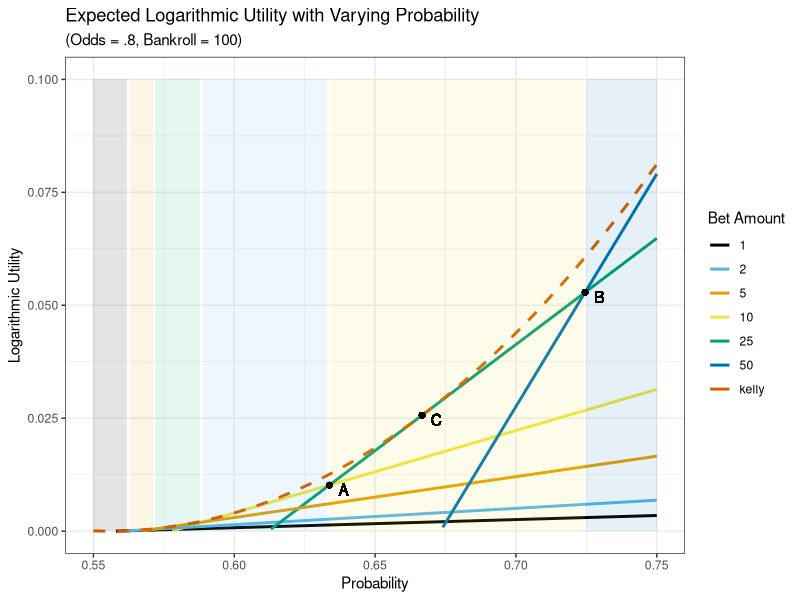
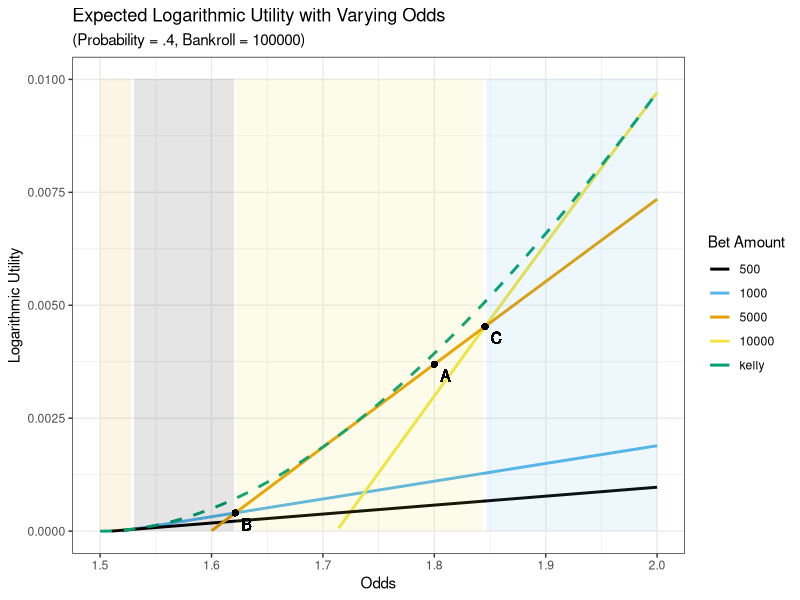
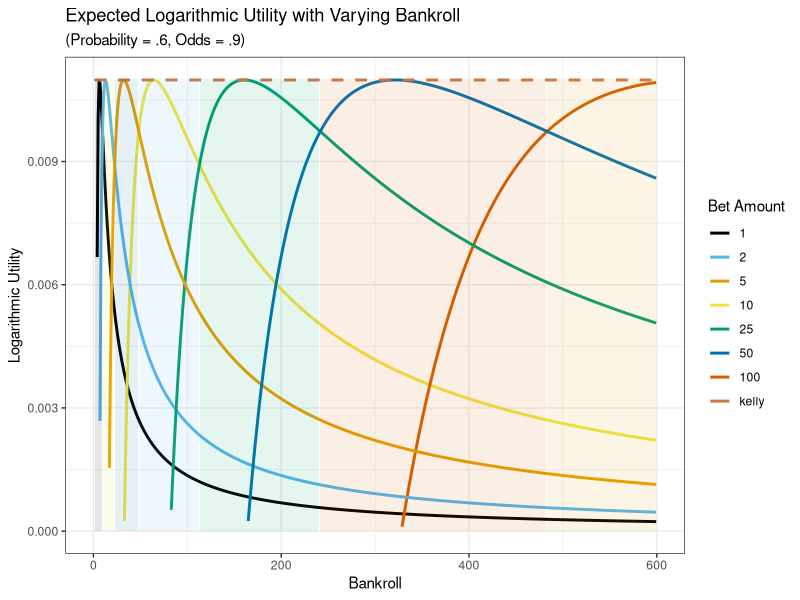

Reproduce these figures in R, in order.
library(tidyverse)
library(RColorBrewer)

log_utility <- function(bankroll, amount, probability, odds) {
  return_this <- ifelse(amount >= bankroll, NA, 
                        probability * log(1 + odds * amount / bankroll) + 
                          (1 - probability) * log(1 - amount / bankroll))
  return_this
}

kelly <- function(odds, probability) {
  (probability * (odds + 1) - 1) / odds
}

intersection <- function(f1, f2, x_lower, x_higher, accuracy = .001, epsilon = .001){
  result = data.frame(x_values = seq(x_lower, x_higher, by = accuracy)) %>%
    mutate(f1_values = f1(x_values), f2_values = f2(x_values), difference = abs(f2_values - f1_values))
  min_difference = min(result$difference)
  min_entry = result[result$difference == min_difference,]
  if(min_difference < epsilon){
    min_entry$x_values
  }
  else{
    NA
  }
}

EV <- function(odds, probability, bet, bankroll){
  probability * log(1 + (odds * bet / bankroll)) + (1 - probability) * log(1 - (bet / bankroll))
}

my_colors <- c("#000000", "#56B4E9", "#E69F00", "#F0E442", 
               "#009E73", "#0072B2", "#D55E00", "#CC7947")

# Varying Probability

x_offset = .005
y_offset = -.001

odds = .8
probability = seq(0, 1, length.out = 1001)
bankroll = 100
amount = c(1, 2, 5, 10, 25, 50, "kelly")
univ = expand.grid(odds = odds, probability = probability, 
                   bankroll = bankroll, amount = amount, 
                   stringsAsFactors = FALSE) %>%
  mutate(
    amount_color = as.factor(amount),
    amount = ifelse(amount == "kelly", 
                    kelly(odds, probability) * bankroll, 
                    as.integer(amount)),
    utility = log_utility(bankroll = bankroll, odds = odds, 
                          probability = probability, amount = amount)) %>%
  mutate(is_kelly = ifelse(amount_color == "kelly", "Kelly", "non-Kelly"))

maxes = univ %>%
  filter(is_kelly == "non-Kelly") %>%
  group_by(odds, probability, bankroll) %>%
  slice(which.max(utility)) %>%
  select(odds, 
         probability, 
         bankroll, 
         best_bet = amount_color, 
         best_utility = utility)

univ %>%
  left_join(maxes) %>%
  ggplot(aes(x = probability, y = utility)) +
  geom_line(aes(color = amount_color, linetype = is_kelly), size = 1) +
  # geom_ribbon(aes(ymin = 0, ymax = best_utility, fill = best_bet), alpha = .1) +
  geom_ribbon(aes(ymin = 0, ymax = .1, fill = best_bet), alpha = .1) +
  xlim(.55, .75) + 
  ylim(0, .1) +
  scale_colour_manual(name  ="Bet Amount", 
                      breaks = c("1", "2", "5", "10", "25", "50", "kelly"), 
                      values = my_colors) +
  scale_fill_manual(values = my_colors) +
  scale_linetype_manual(values = c("Kelly" = "dashed", "non-Kelly" = "solid")) + 
  guides(linetype = FALSE, fill = FALSE, size = FALSE) +
  xlab("Probability") + 
  ylab("Logarithmic Utility") + 
  ggtitle("Expected Logarithmic Utility with Varying Probability", 
          subtitle = "(Odds = .8, Bankroll = 100)") + 
  theme_bw() +
  geom_point(aes(x=0.7245419, y=0.05285527)) +
  geom_text(aes(x=0.7245419 + x_offset, y=0.05285527 + y_offset, label = 'B')) +
  geom_point(aes(x=0.6337606, y=0.0101877)) +
  geom_text(aes(x=0.6337606 + x_offset, y=0.0101877 + y_offset, label = 'A')) +
  geom_point(aes(x=2/3, y=0.02565368)) +
  geom_text(aes(x=2/3 + x_offset, y=0.02565368 + y_offset, label = 'C'))

# Varying Odds

x_offset = .01
y_offset = -.00025

odds = seq(1, 3, length.out = 1001)
probability = .4
bankroll = 100000
amount = c(500, 1000, 5000, 10000, "kelly")
univ = expand.grid(odds = odds, probability = probability, 
                   bankroll = bankroll, amount = amount, 
                   stringsAsFactors = FALSE) %>%
  mutate(
    amount_color = as.factor(amount),
    amount = ifelse(amount == "kelly", kelly(odds, probability) * bankroll, as.integer(amount)),
    utility = log_utility(bankroll = bankroll, odds = odds, 
                          probability = probability, amount = amount)) %>%
  mutate(is_kelly = ifelse(amount_color == "kelly", "Kelly", "non-Kelly"))

maxes = univ %>%
  filter(is_kelly == "non-Kelly") %>%
  group_by(odds, probability, bankroll) %>%
  slice(which.max(utility)) %>%
  select(odds, probability, bankroll, best_bet = amount_color, best_utility = utility)

univ %>%
  left_join(maxes) %>%
  ggplot(aes(x = odds, y = utility)) +
  geom_line(aes(color = amount_color, linetype = is_kelly), size = 1) + 
  # geom_ribbon(aes(ymin = 0, ymax = best_utility, fill = best_bet), alpha = .2) +
  geom_ribbon(aes(ymin = 0, ymax = .01, fill = best_bet), alpha = .1) +
  xlim(1.5, 2) + 
  ylim(0, .01) +
  scale_colour_manual(name  ="Bet Amount", breaks = c("500", "1000", "5000", "10000", "kelly"), values = my_colors) +
  scale_fill_manual(values = my_colors) +
  scale_linetype_manual(values = c("Kelly" = "dashed", "non-Kelly" = "solid")) + 
  guides(linetype = FALSE, fill = FALSE) +
  xlab("Odds") + ylab("Logarithmic Utility") + 
  ggtitle("Expected Logarithmic Utility with Varying Odds", subtitle = "(Probability = .4, Bankroll = 100000)") + 
  theme_bw() +
  geom_point(aes(x=1.62132, y=0.0004030681)) +
  geom_text(aes(x=1.62132 + x_offset, y=0.0004030681 + y_offset, label = 'B')) +
  geom_point(aes(x=1.845514, y=0.004529356)) +
  geom_text(aes(x=1.845514 + x_offset, y=0.004529356 + y_offset, label = 'C')) +
  geom_point(aes(x=1.8, y=0.003695102)) +
  geom_text(aes(x=1.8 + x_offset, y=0.003695102 + y_offset, label = 'A'))


# Varying Bankroll

odds = .9
probability = .6
bankroll = seq(1, 1000, length.out = 1001)
amount = c(1, 2, 5, 10, 25, 50, 100, "kelly")
univ = expand.grid(odds = odds, probability = probability, 
                   bankroll = bankroll, amount = amount, 
                   stringsAsFactors = FALSE) %>%
  mutate(
    amount_color = as.factor(amount),
    amount = ifelse(amount == "kelly", kelly(odds, probability) * bankroll, as.integer(amount)),
    utility = log_utility(bankroll = bankroll, odds = odds, 
                          probability = probability, amount = amount)) %>%
  mutate(is_kelly = ifelse(amount_color == "kelly", "Kelly", "non-Kelly"))

maxes = univ %>%
  filter(is_kelly == "non-Kelly") %>%
  group_by(odds, probability, bankroll) %>%
  slice(which.max(utility)) %>%
  select(odds, probability, bankroll, best_bet = amount_color, best_utility = utility)

univ %>%
  left_join(maxes) %>%
  ggplot(aes(x = bankroll, y = utility)) +
  geom_line(aes(color = amount_color, linetype = is_kelly), size = 1) + 
  # geom_ribbon(aes(ymin = 0, ymax = best_utility, fill = best_bet), alpha = .2) + 
  geom_ribbon(aes(ymin = 0, ymax = .011, fill = best_bet), alpha = .1) + 
  
  ylim(0, .011) + 
  xlim(0, 600) +
  scale_colour_manual(name  ="Bet Amount", breaks = c("1", "2", "5", "10", "25", "50", "100", "kelly"), values = my_colors) +
  scale_fill_manual(values = my_colors) +
  scale_linetype_manual(values = c("Kelly" = "dashed", "non-Kelly" = "solid")) + 
  guides(linetype=FALSE, fill = FALSE) +
  xlab("Bankroll") + ylab("Logarithmic Utility") + 
  ggtitle("Expected Logarithmic Utility with Varying Bankroll", subtitle = "(Probability = .6, Odds = .9)") + 
  theme_bw()